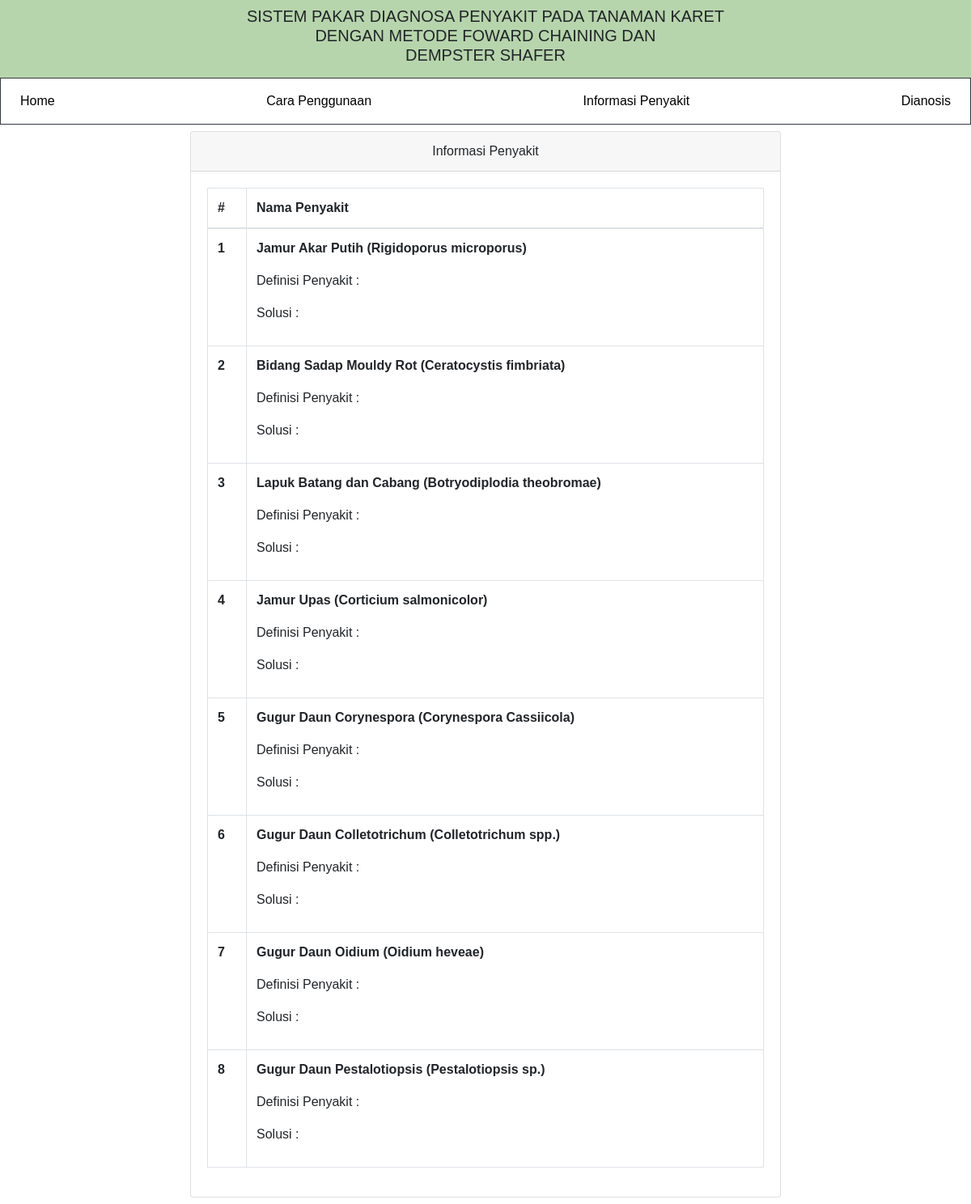
Page /user/infopenyakit.php on the earlier database version.
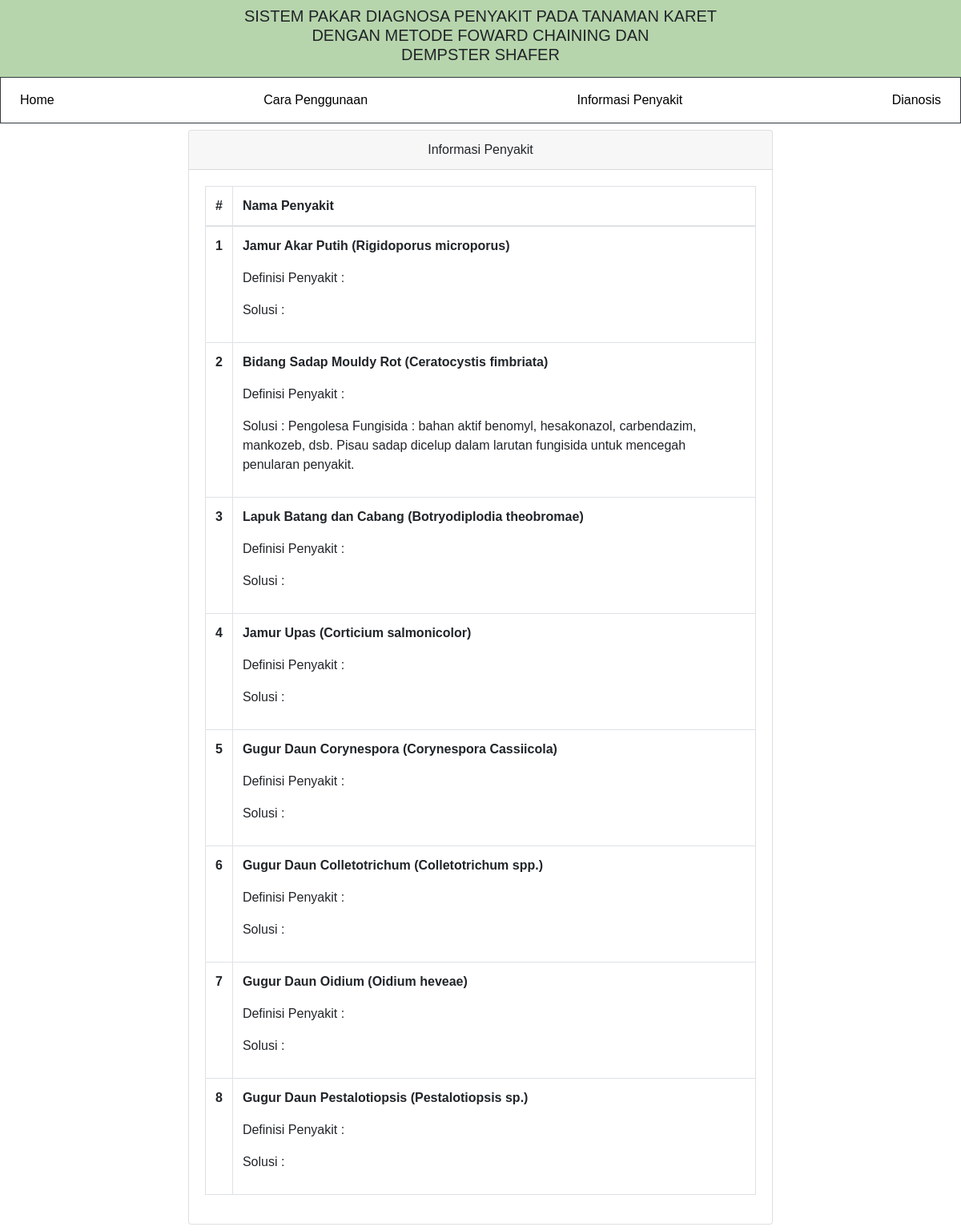
Same page on the later database version.
### tables this page shows
CREATE TABLE `penyakits` (
  `id` bigint(20) UNSIGNED NOT NULL,
  `kode_penyakit` varchar(5) NOT NULL,
  `nama_penyakit` varchar(255) NOT NULL,
  `definisi` varchar(255) DEFAULT NULL,
  `solusi` varchar(255) DEFAULT NULL,
  `created_at` timestamp NULL DEFAULT NULL,
  `updated_at` timestamp NULL DEFAULT NULL
);

### function.php (called while the page is built, shortened)
<?php
$conn = mysqli_connect("localhost", "root", "", "sistempakar");
function query($query)
{
    global $conn;
    $result = mysqli_query($conn, $query);
    $rows = [];
    while ($row = mysqli_fetch_assoc($result)) {
        $rows[] = $row;
    }
    return $rows;
}

### user/infopenyakit.php (the view, shortened to what this page needs)
<?php
include '../function.php';
$penyakits = query("SELECT * FROM penyakits");
?>
<!doctype html>
<html lang="en">
<head>
    <link rel="stylesheet" href="../dist/css/bootstrap.min.css">
    <link rel="stylesheet" href="../dist/css/custom.css">
    <link rel="stylesheet" href="../dist/css/jquery.dataTables.min.css">
    <link rel="stylesheet" href="../dist/fontawesome/css/all.min.css">
    <link rel="stylesheet" href="../dist/fontawesome/css/regular.min.css">
    <link rel="stylesheet" href="../dist/fontawesome/css/solid.min.css">
    <link href="https://cdnjs.cloudflare.com/ajax/libs/select2/4.0.5/css/select2.min.css" rel="stylesheet" />
    <link href="https://cdnjs.cloudflare.com/ajax/libs/bootstrap-datetimepicker/4.17.47/css/bootstrap-datetimepicker.min.css" rel="stylesheet" />
    <link href="https://cdn.datatables.net/1.10.19/css/dataTables.bootstrap.min.css" rel="stylesheet" />
    <link href="https://cdn.datatables.net/buttons/1.2.4/css/buttons.dataTables.min.css" rel="stylesheet" />
    <link href="https://cdn.datatables.net/select/1.3.0/css/select.dataTables.min.css" rel="stylesheet" />
</head>
<body>
    <div class="text-center py-2" style="background-color: #b7d5ac;">
        <h5>SISTEM PAKAR DIAGNOSA PENYAKIT PADA TANAMAN KARET<br />
            DENGAN METODE FOWARD CHAINING DAN<br />
            DEMPSTER SHAFER</h5>
    </div>
    <div class="navbar border border-dark">
        <div>
            <a href="../user/" class="">Home</a>
        </div>
        <div>
            <a href="carapenggunaan.php" class="">Cara
                Penggunaan</a>
        </div>
        <div>
            <a href="infopenyakit.php" class="">Informasi
                Penyakit</a>
        </div>
        <div>
            <a href="diagnosis/" class="">Dianosis</a>
        </div>
    </div>
    <div class="container mt-2">
        <div class="row mb-2">
            <div class="col-md-8 offset-2">
                <div class="card">
                    <div class="card-header text-center">
                        Informasi Penyakit
                    </div>
                    <div class="card-body">
                        <table class="table table-bordered">
                            <thead>
                                <tr>
                                    <th>#</th>
                                    <th>Nama Penyakit</th>
                                </tr>
                            </thead>
                            <tbody>
                                <?php $no = 1; ?>
                                <?php foreach ($penyakits as $data) : ?>
                                    <tr>
                                        <th><?= $no++ ?></th>
                                        <td>
                                            <p class="font-weight-bold">
                                                <?= $data['nama_penyakit'] ?>
                                            </p>
                                            <p>Definisi Penyakit : <?= $data['definisi'] ?></p>
                                            <p>Solusi : <?= $data['solusi'] ?></p>
                                        </td>
                                    </tr>
                                <?php endforeach; ?>
                            </tbody>
                        </table>
                    </div>
                </div>
            </div>
        </div>
    </div>
</body>
</html>

### user/infopenyakit.php (style rules this page uses)
body { font-family: Arial, sans-serif; background-image: url('../dist/bg1.jpg'); background-size: cover; background-repeat: no-repeat; }
.navbar { overflow: hidden; background-color: #fff; }
.navbar a { float: left; display: block; color: black; text-align: center; padding: 8px; text-decoration: none; }

Differences in the rows shown:
changed penyakits "Bidang Sadap Mouldy Rot (Ceratocystis fimbriata)": solusi (not shown) → "Pengolesa Fungisida : bahan aktif benomyl, hesakonazol, carbendazim, mankozeb, dsb. Pisau sadap dicelup dalam larutan fungisida untuk mencegah penularan penyakit."
